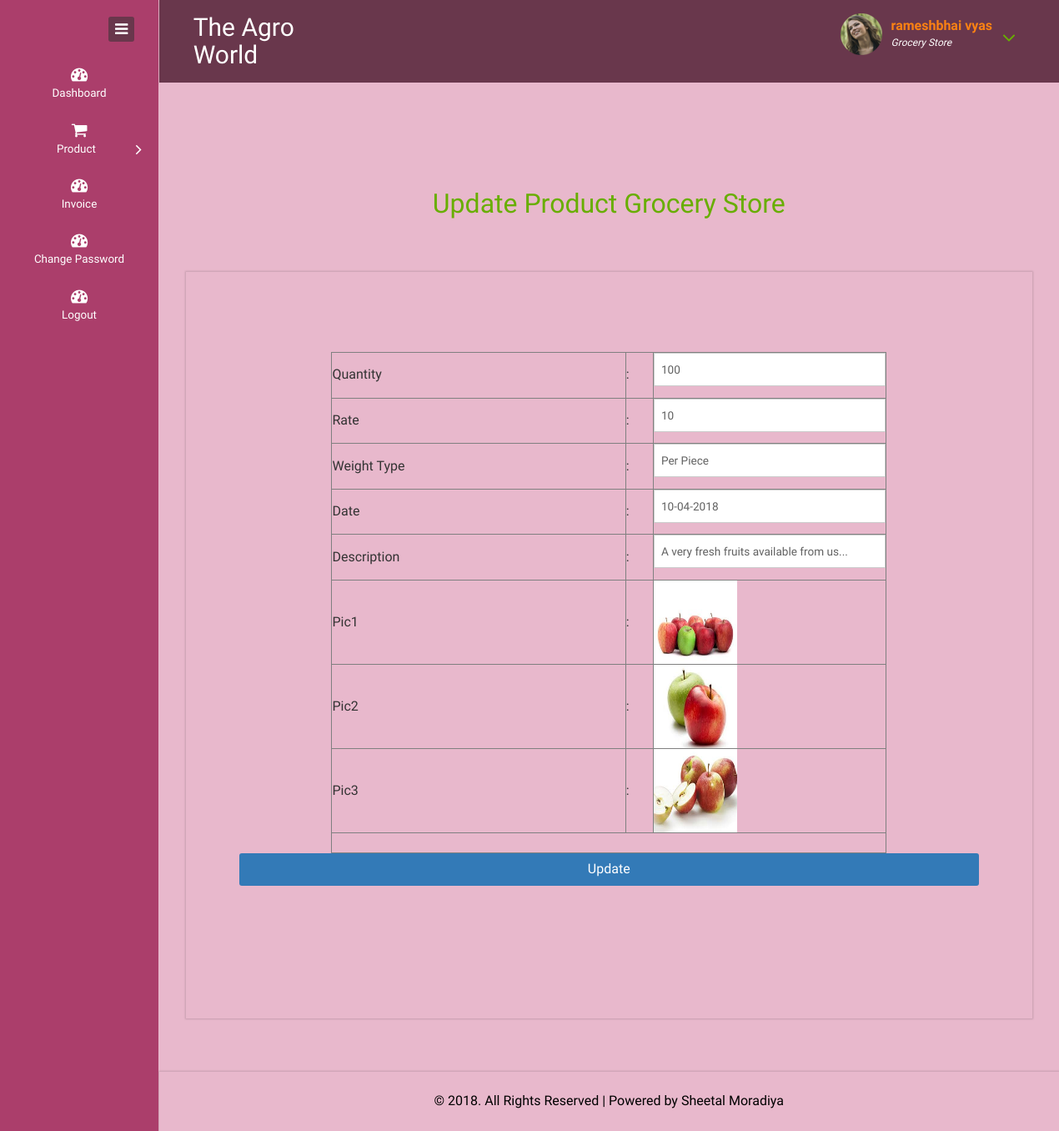
The app's page /Website/grocery_store/product_grocery_update.php?uid=1 (signed in) with its own data.
### tables this page shows
CREATE TABLE IF NOT EXISTS `tbl_grocerystore` (
  `g_id` int(11) NOT NULL AUTO_INCREMENT,
  `g_login` varchar(20) NOT NULL,
  `password` varchar(15) NOT NULL,
  `gname` varchar(15) NOT NULL,
  `gaddress` varchar(255) NOT NULL,
  `pincode` int(6) NOT NULL,
  `mobile` varchar(14) NOT NULL,
  `details` varchar(50) NOT NULL,
  `email` varchar(35) NOT NULL,
  `flag` int(1) NOT NULL,
  PRIMARY KEY (`g_id`)
);

CREATE TABLE IF NOT EXISTS `tbl_products_grocerystore` (
  `pgtid` int(11) NOT NULL AUTO_INCREMENT,
  `mc_name` varchar(30) NOT NULL,
  `sc_name` varchar(30) NOT NULL,
  `qty` int(10) NOT NULL,
  `rate` int(8) NOT NULL,
  `weight_type` varchar(50) NOT NULL,
  `date` varchar(11) NOT NULL,
  `description` varchar(100) NOT NULL,
  `pic1` varchar(100) NOT NULL,
  `pic2` varchar(100) NOT NULL,
  `pic3` varchar(100) NOT NULL,
  `flag` int(1) NOT NULL,
  PRIMARY KEY (`pgtid`)
);

### Website/grocery_store/product_grocery_update.php (the view, shortened to what this page needs)
<?php
	$i=$_REQUEST['uid'];
	$q1=mysql_query("select * from  tbl_products_grocerystore where pgtid=$i")or die("display fail");
	$data1=mysql_fetch_array($q1);
?>
<!DOCTYPE HTML>
<html>
<head>
<link href="css/bootstrap.css" rel="stylesheet" type="text/css" media="all">
<link href="css/style.css" rel="stylesheet" type="text/css" media="all"/>
<link href="css/font-awesome.css" rel="stylesheet">
</head>
<body>
<div class="page-container">
   <div class="left-content">
	   <div class="mother-grid-inner">
				<div class="header-main">
					<div class="header-left">
						<?php include("logo.php") ?>
							<div class="clearfix"> </div>
						 </div>
						 <div class="header-right">
							<?php include("top_menu.php");?>
							<div class="clearfix"> </div>
						</div>
				     <div class="clearfix"> </div>
				</div>
<div class="inner-block">
    <div class="blank">
    	<h2 align="center"> Update Product Grocery Store </h2>
    	<div class="blankpage-main">
    		 <div class="inbox-details-body">
    		 <div class="login-block">
				<form id="form1" name="form1" method="post" enctype="multipart/form-data">
				<table width="75%" border="1" align="center">
  <tr>
    <td width="53%">Quantity</td>
    <td width="5%">:</td>
    <td width="42%"><input name="qt" type="text" id="qt" value="<?php echo $data1['qty']; ?>"></td>
  </tr>
  <tr>
    <td> Rate	</td>
    <td>:</td>
    <td><input name="rt" type="text" id="rt" value="<?php echo $data1['rate']; ?>"></td>
  </tr>
  <tr>
    <td>Weight Type </td>
    <td>:</td>
    <td><input name="wt" type="text" id="wt" value="<?php echo $data1['weight_type']; ?>"></td>
  </tr>
  <tr>
    <td> Date	</td>
    <td>:</td>
    <td><input name="dt" type="text" id="dt" value="<?php echo $data1['date']; ?>"></td>
  </tr>
  <tr>
    <td> Description	</td>
    <td>:</td>
    <td><input name="des" type="text" id="des" value="<?php echo $data1['description']; ?>"></td>
  </tr>
  <tr>
    <td> Pic1</td>
    <td>:</td>
    <td><img src="prod_img_g/<?php echo $data1['pic1']; ?>" width="100" height="100"></td>
  </tr>
  <tr>
    <td> Pic2	</td>
    <td>:</td>
    <td><img src="prod_img_g/<?php echo $data1['pic2']; ?>" width="100" height="100"></td>
  </tr>
  <tr>
    <td> Pic3</td>
    <td>:</td>
    <td><img src="prod_img_g/<?php echo $data1['pic3']; ?>" width="100" height="100"></td>
  </tr>
  <tr>
    <td colspan="3">&nbsp;</td>
    </tr>
</table>
			    <input type="submit" name="Submit" value="Update">
				</form>
			</div>
   		     </div>
    		<p>&nbsp;</p>
    	</div>
    </div>
</div>
<?php include("copyrights.php") ?>
</div>
</div>
    <div class="sidebar-menu">
		  	<div class="logo"> <a href="#" class="sidebar-icon"> <span class="fa fa-bars"></span> </a>  </div>
		    <?php include("menu.php");?>
	 </div>
</div>
</body>
</html>

### Website/grocery_store/top_menu.php (shortened to what this page needs)
<?php
	$i=$_SESSION['abc'];
	$q=mysql_query("select * from tbl_grocerystore where g_id=$i") or die("display Fail");
	$data=mysql_fetch_array($q);
?>
<div class="profile_details">
								<ul>
									<li class="dropdown profile_details_drop">
										<a href="#" class="dropdown-toggle" data-toggle="dropdown" aria-expanded="false">
											<div class="profile_img">
												<span class="prfil-img"><img src="images/p1.png" alt=""> </span>
												<div class="user-name">
													<p><?php echo $data['gname'];?></p>
													<span><font color="#FFFFFF">Grocery Store</font></span>
												</div>
												<i class="fa fa-angle-down lnr"></i>
												<div class="clearfix"></div>
											</div>
										</a>
									</li>
								</ul>
							</div>

### records on screen
tbl_grocerystore: gname "rameshbhai vyas"
tbl_products_grocerystore: qt "100", rt "10", wt "Per Piece", dt "10-04-2018", des "A very fresh fruits available from us...", pic1 (picture), pic2 (picture), pic3 (picture)
